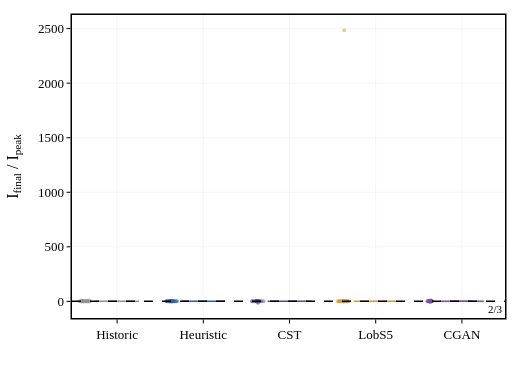

Here is the notebook cell this chart was saved with:
### Code cell
# ── Table 2: Relaxation Ratio ──

rows = []
for label, r in R.items():
    rdf = r['relax_df']
    if rdf.empty:
        continue
    med   = rdf['ratio'].median()
    mean  = rdf['ratio'].mean()
    std   = rdf['ratio'].std()
    cv    = std / abs(mean) if abs(mean) > 1e-12 else np.nan
    rows.append({'Model': label,
                 'Median ratio': f"{med:.3f}",
                 'Mean \u00b1 std': f"{mean:.3f} \u00b1 {std:.3f}",
                 'CV': f"{cv:.3f}",
                 '\u0394 from 2/3': f"{abs(med - 2/3):.3f}"})
table2 = pd.DataFrame(rows)
print("\n\u2500\u2500 Table 2: Relaxation Ratio (I_final / I_peak) \u2500\u2500")
print("  Bouchaud theoretical: 2/3 \u2248 0.667")
print(table2.to_string(index=False))

# LaTeX
print("\n\u2500\u2500 LaTeX \u2500\u2500")
print("\\begin{tabular}{lcccr}")
print("\\toprule")
print("Model & Median & Mean $\\pm$ std & CV & $|\\Delta|$ from $\\frac{2}{3}$ \\\\")
print("\\midrule")
for _, r in table2.iterrows():
    print(f"{r['Model']} & {r['Median ratio']} & {r['Mean \u00b1 std']} & {r['CV']} & {r['\u0394 from 2/3']} \\\\")
print("\\bottomrule")
print("\\end{tabular}")

# ── Figure 5: Relaxation Ratio box plot (single column) ──
fig = go.Figure()
for label, r in R.items():
    rdf = r['relax_df']
    if rdf.empty:
        continue
    fig.add_trace(go.Box(
        y=rdf['ratio'], name=label,
        marker_color=SCENARIOS[label]['color'],
        line_color=SCENARIOS[label]['color'],
        boxpoints='all', jitter=0.3, pointpos=-1.5,
        marker=dict(size=4, opacity=0.5),
        line_width=1.5))

fig.add_hline(y=2/3, line_dash='dash', line_color='black', line_width=1.5,
              annotation_text='2/3', annotation_font_size=11,
              annotation_position='bottom right')

pub_layout(fig, width=SINGLE_W, height=380, legend_pos='none')
fig.update_xaxes(title_text='')
fig.update_yaxes(title_text='I<sub>final</sub> / I<sub>peak</sub>')
save_fig(fig, '5. Relaxation Ratio.png')
fig.show()

### Figure 1 — Plotly figure (JSON) as saved in the notebook; plotly's stock layout.template omitted (floating-point values rounded to 4 significant figures)
{"data": [{"boxpoints": "all", "jitter": 0.3, "line": {"color": "#8F939A", "width": 1.5}, "marker": {"color": "#8F939A", "opacity": 0.5, "size": 4}, "name": "Historic", "pointpos": -1.5, "type": "box", "y": [0.4672, 0.4522, 0.6321, 0.3665, 0.000145, 0.5144, 0.05605, 0.07049, 0.4263, 0.2185, 0.1972, 0.2685, 0.3262, 0.3075, 0.3904, 0.1231, 0.1083, 0.06799, 0.3812, 0.3647, 0.4755]}, {"boxpoints": "all", "jitter": 0.3, "line": {"color": "#2F5DA3", "width": 1.5}, "marker": {"color": "#2F5DA3", "opacity": 0.5, "size": 4}, "name": "Heuristic", "pointpos": -1.5, "type": "box", "y": [0.001179, 0.6096, 1.035, 0.1002, 0.1702, 1.038, 0.04187, 0.03136, 0.0007655, 1.184, 1.183, 1.211, 1.1, 1.099, 1.116, 0.09389, 0.08498, 0.1305, 1.083, 1.08, 1.084]}, {"boxpoints": "all", "jitter": 0.3, "line": {"color": "#5B4B8A", "width": 1.5}, "marker": {"color": "#5B4B8A", "opacity": 0.5, "size": 4}, "name": "CST", "pointpos": -1.5, "type": "box", "y": [0.988, 0.9942, 0.925, 0.9965, 0.000634, 0.9478, 0.5962, 0.1824, 1.006, 0.8231, 0.8601, -13.64, 0.8801, 0.9352, 0.4526, 8.715e-05, 7.973e-05, 1.007, 0.9558, 0.9738, 0.6829]}, {"boxpoints": "all", "jitter": 0.3, "line": {"color": "#D09A3C", "width": 1.5}, "marker": {"color": "#D09A3C", "opacity": 0.5, "size": 4}, "name": "LobS5", "pointpos": -1.5, "type": "box", "y": [0.9651, 0.001689, 0.9844, 0.0005714, 0.002298, 0.9998, 0.06905, 0.06499, 0.9644, 0.9808, 1.023, 0.8602, 2486.0, 0.9, 0.9425, 0.04646, 0.04645, 0.08386, 0.9328, 0.9351, 0.9935]}, {"boxpoints": "all", "jitter": 0.3, "line": {"color": "#7B4F9E", "width": 1.5}, "marker": {"color": "#7B4F9E", "opacity": 0.5, "size": 4}, "name": "CGAN", "pointpos": -1.5, "type": "box", "y": [1.07, 1.049, 0.8908, 1.045, 1.037, 1.036, 1.012, 1.003, 1.042, 1.885, 2.364, 10.33, 2.1, 2.114, -3.073, 0.9964, 0.857, 1.022, 1.371, 1.512, 1.484]}], "layout": {"annotations": [{"font": {"size": 11}, "showarrow": false, "text": "2/3", "x": 1, "xanchor": "right", "xref": "x domain", "y": 0.6667, "yanchor": "top", "yref": "y"}], "font": {"color": "black", "family": "Times New Roman, DejaVu Serif, serif", "size": 13}, "height": 380, "legend": {"bgcolor": "rgba(255,255,255,0.85)", "bordercolor": "black", "borderwidth": 1, "font": {"size": 11}, "visible": false}, "margin": {"b": 55, "l": 60, "r": 15, "t": 15}, "shapes": [{"line": {"color": "black", "dash": "dash", "width": 1.5}, "type": "line", "x0": 0, "x1": 1, "xref": "x domain", "y0": 0.6667, "y1": 0.6667, "yref": "y"}], "title": {}, "width": 520, "xaxis": {"gridcolor": "rgba(0,0,0,0.08)", "gridwidth": 0.5, "linecolor": "black", "linewidth": 1.5, "mirror": true, "showgrid": true, "showline": true, "tickcolor": "black", "ticklen": 4, "ticks": "outside", "tickwidth": 1, "title": {"text": ""}, "zeroline": false}, "yaxis": {"gridcolor": "rgba(0,0,0,0.08)", "gridwidth": 0.5, "linecolor": "black", "linewidth": 1.5, "mirror": true, "showgrid": true, "showline": true, "tickcolor": "black", "ticklen": 4, "ticks": "outside", "tickwidth": 1, "title": {"text": "I<sub>final</sub> / I<sub>peak</sub>"}, "zeroline": false}}}
